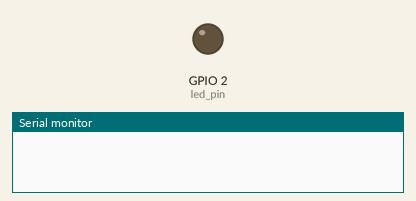
A sketch run on a simulated ESP32. Shown: output pins drawn as LEDs (lit = HIGH), the last lines printed to the serial monitor.

Above: at 0.0 s.
At 52.1 s:
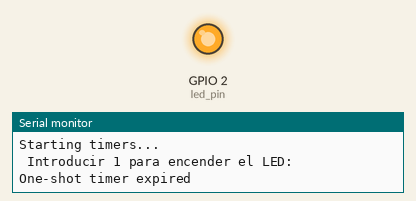
Timing chart, 0 to 53.6 s (numbered marks = the images above):
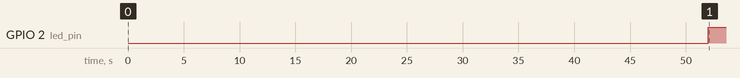

The sketch:

Act7.1.ino
```cpp
//#include <timers.h>

#if CONFIG_FREERTOS_UNICORE
  static const BaseType_t app_cpu = 0;
#else
  static const BaseType_t app_cpu = 1;
#endif

// Variables globales
static TimerHandle_t one_shot_timer = NULL;

// defina el led de su eleccion
static const int led_pin = 2;

//definimos una variable para almacenar lo que se lee en la uart
char entrada;

//*****************************************************************************
// Callbacks

// La función es llamada cuando el timer expira
void myTimerCallback(TimerHandle_t xTimer) {

  // Mensaje del timer 0
  if ((uint32_t)pvTimerGetTimerID(xTimer) == 0) {
    Serial.println("One-shot timer expired");
    digitalWrite(led_pin, HIGH); //se enciende el led
  }else{
    digitalWrite(led_pin, LOW);  //se apaga el led
  }
}

//*****************************************************************************
// Main (runs as its own task with priority 1 on core 1)

void setup() {

   // Configure Serial
   Serial.begin(115200);

  // configure LED
  pinMode(led_pin,OUTPUT);

  // retardo
  vTaskDelay(1000 / portTICK_PERIOD_MS);
  Serial.println();
  Serial.println("---FreeRTOS Timers---");

  // Timer Simple tiro
  one_shot_timer = xTimerCreate(
                      "One-shot timer",           // Name of timer
                      50000 / portTICK_PERIOD_MS,  // Period of timer (in ticks)
                      pdFALSE,                    // Auto-reload
                      (void *)0,                  // Timer ID
                      myTimerCallback);           // Callback function

  // Garantizamos que fue creado
  if (one_shot_timer == NULL) {
    Serial.println("Could not create one of the timers");
  } else {

    // mensaje inicial
    vTaskDelay(1000 / portTICK_PERIOD_MS);
    Serial.println("Starting timers...");
    Serial.println(" Introducir 1 para encender el LED: ");
    // Start timers
    xTimerStart(one_shot_timer, portMAX_DELAY);
  }

  // Delete self task to show that timers will work with no user tasks
  vTaskDelete(NULL);
}


void loop() {
  entrada = Serial.parseInt(); //leemos el puerto serial
  if (entrada == 1){           //si el valor que se lee es 1, entonces encendemos el timer
    xTimerStart(one_shot_timer, portMAX_DELAY);
  }
}
```

Measured:
- by itself, GPIO 2 (led_pin): LOW → HIGH at 52.0 s
